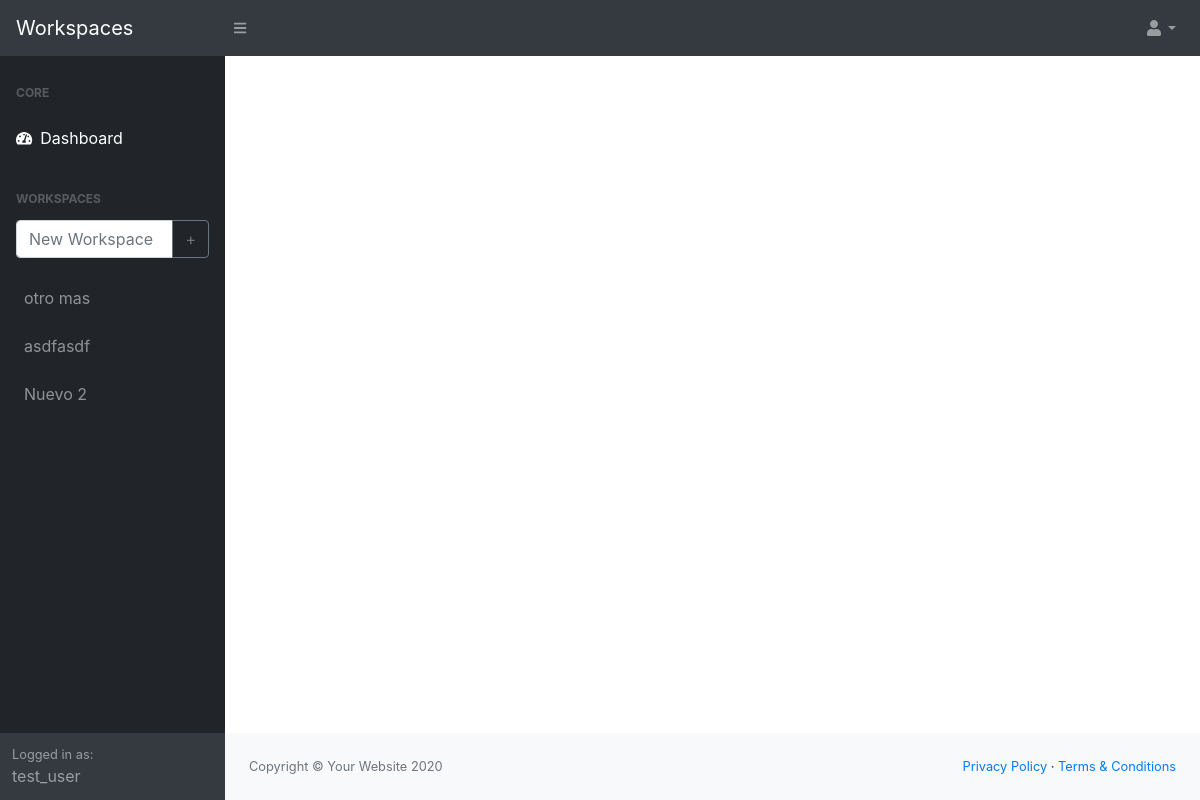
The app's page / (signed in) with its own data.
### workspaces/models/workspace.py (models this page shows, shortened)
class Workspace(db.Model):
    id = db.Column(db.Integer, primary_key=True)
    name = db.Column(db.String(64), index=True)
    user_id = db.Column(db.Integer, db.ForeignKey('user.id'))
    links = db.relationship('Link', cascade='all, delete-orphan', lazy='dynamic')

### workspaces/models/user.py (models this page shows, shortened)
class User(UserMixin,db.Model):
    id = db.Column(db.Integer, primary_key=True)
    username = db.Column(db.String(64), index=True, unique=True)
    email = db.Column(db.String(120), index=True, unique=True)
    password_hash = db.Column(db.String(128))
    workspaces = db.relationship('Workspace', cascade='all, delete-orphan', lazy='dynamic')

### workspaces/routes.py (the view, shortened to what this page needs)
@app.route('/', methods=['GET', 'POST'])
@login_required
def index():
    workspaces = workspace.get_all_workspaces(current_user)
    links_urls = [workspace.links for workspace in workspaces]
    ws_form = NewWorkspaceForm()
    del_ws_form = DeleteWorkspaceForm()
    workspace_names = [workspace.name for workspace in workspaces]
    return render_template('index.html', title='Index', workspaces=workspaces, ws_form=ws_form, del_ws_form=del_ws_form)

### workspaces/forms/workspace.py
class NewWorkspaceForm(FlaskForm):
    ws_name = StringField('New Workspace', validators=[DataRequired()], render_kw={"placeholder": "New Workspace"})
    submit = SubmitField('+')

class DeleteWorkspaceForm(FlaskForm):
    delete = SubmitField('Delete')

### workspaces/models/user.py (called while the page is built)
@login.user_loader
def load_user(id):
    return User.query.get(int(id))

### workspaces/models/workspace.py (called while the page is built)
def get_all_workspaces(user=None):
    try:
        return Workspace.query.filter_by(user_id=user.id).all()
    except:
        return None

### workspaces/templates/index.html (shortened to what this page needs)
{% extends "base.html" %}
{% block content %}
<div id="layoutSidenav">
    <div id="layoutSidenav_nav">
        <nav class="sb-sidenav accordion sb-sidenav-dark" id="sidenavAccordion">
            <div class="sb-sidenav-menu">
                <div class="nav">
                    <div class="sb-sidenav-menu-heading">Core</div>
                    <a class="nav-link" href="{{ url_for('index') }}">
                        <div class="sb-nav-link-icon"><i class="fas fa-tachometer-alt"></i></div>
                        Dashboard
                    </a>
                    <div class="sb-sidenav-menu-heading">Workspaces</div>
                    <form action="" class="mx-3 text-center" method="post" novalidate>
                        <div class="input-group mb-3">
                            {{ ws_form.ws_name(class="form-control") }}
                            <div class="input-group-append">
                                {{ ws_form.submit(class="btn btn-outline-secondary") }}
                            </div>
                        </div>
                    </form>
                    {% for workspace in workspaces %}
                    <a class="nav-link" href="{{ url_for('workspace_detail', workspace_name=workspace.name) }}">
                        {{ workspace.name }}
                    </a>
                    {% endfor %}
                </div>
            </div>
            <div class="sb-sidenav-footer">
                <div class="small">Logged in as:</div>
                {{ current_user.username }}
            </div>
        </nav>
    </div>
    <div id="layoutSidenav_content">
        <footer class="py-4 bg-light mt-auto">
            <div class="container-fluid">
                <div class="d-flex align-items-center justify-content-between small">
                    <div class="text-muted">Copyright &copy; Your Website 2020</div>
                    <div>
                        <a href="#">Privacy Policy</a>
                        &middot;
                        <a href="#">Terms &amp; Conditions</a>
                    </div>
                </div>
            </div>
        </footer>
    </div>
</div>
{% endblock %}

### records on screen
Workspace: name "otro mas"
Workspace: name "asdfasdf"
Workspace: name "Nuevo 2"
User: username "test_user"
